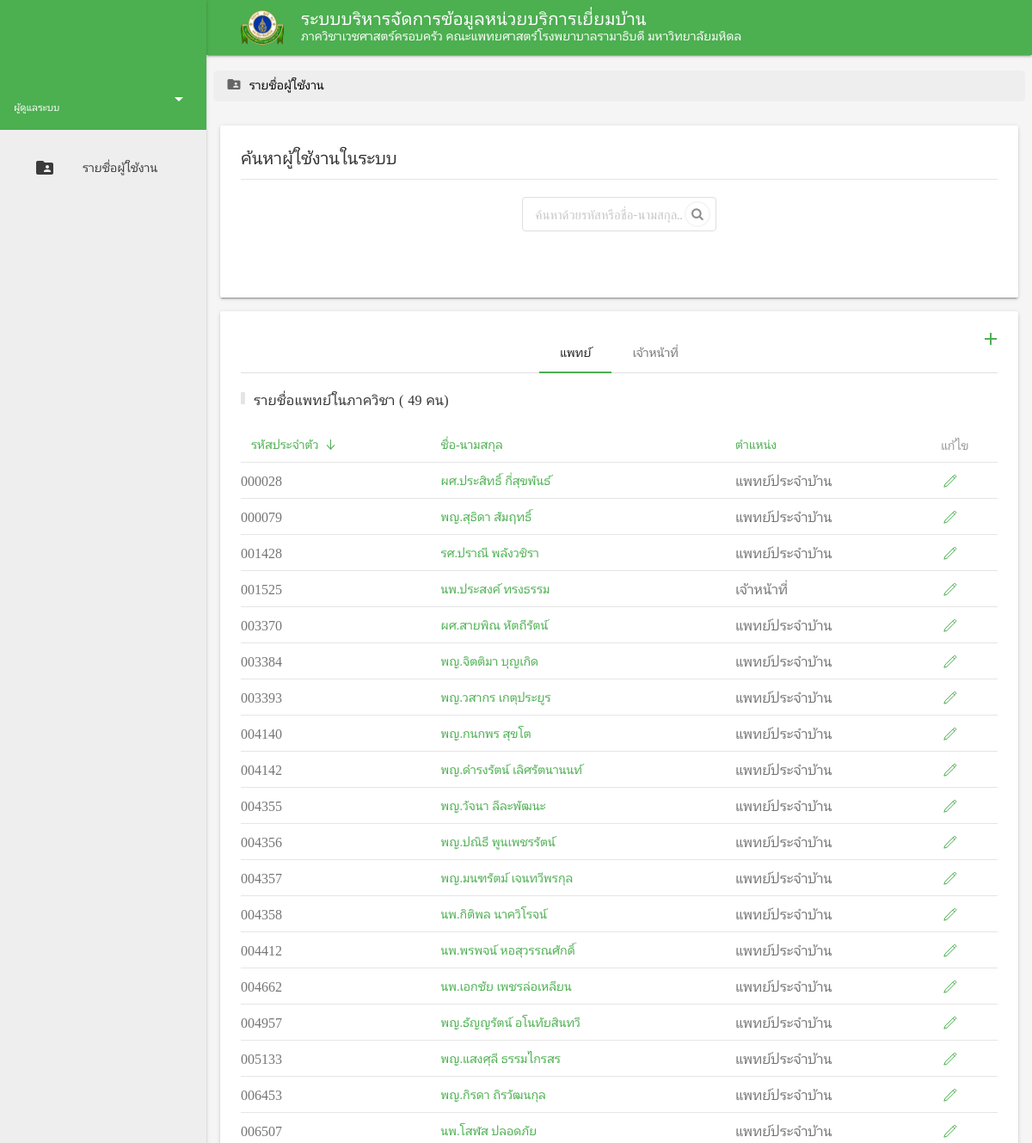
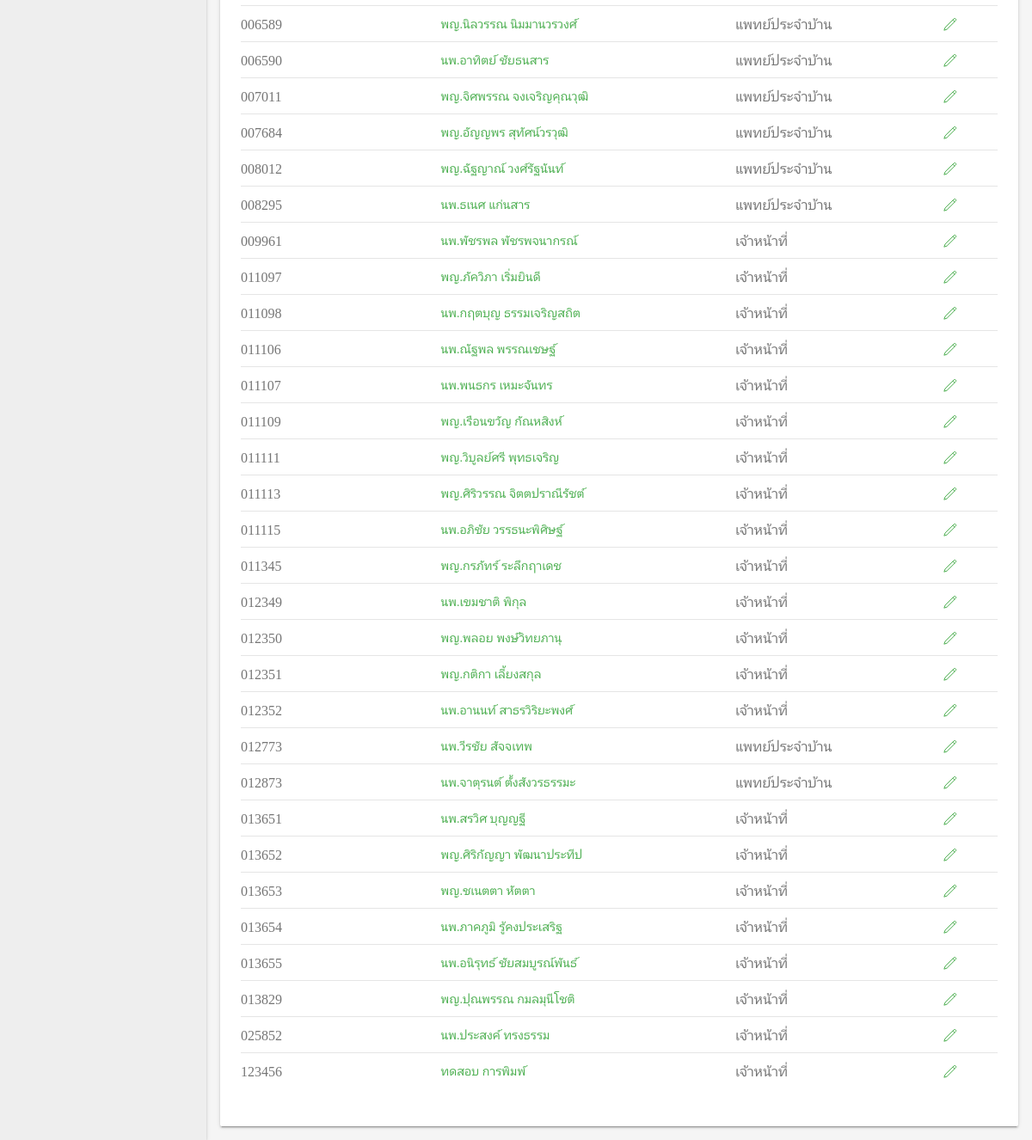
The app's page /admin.php, older data (2 pictures, top to bottom).
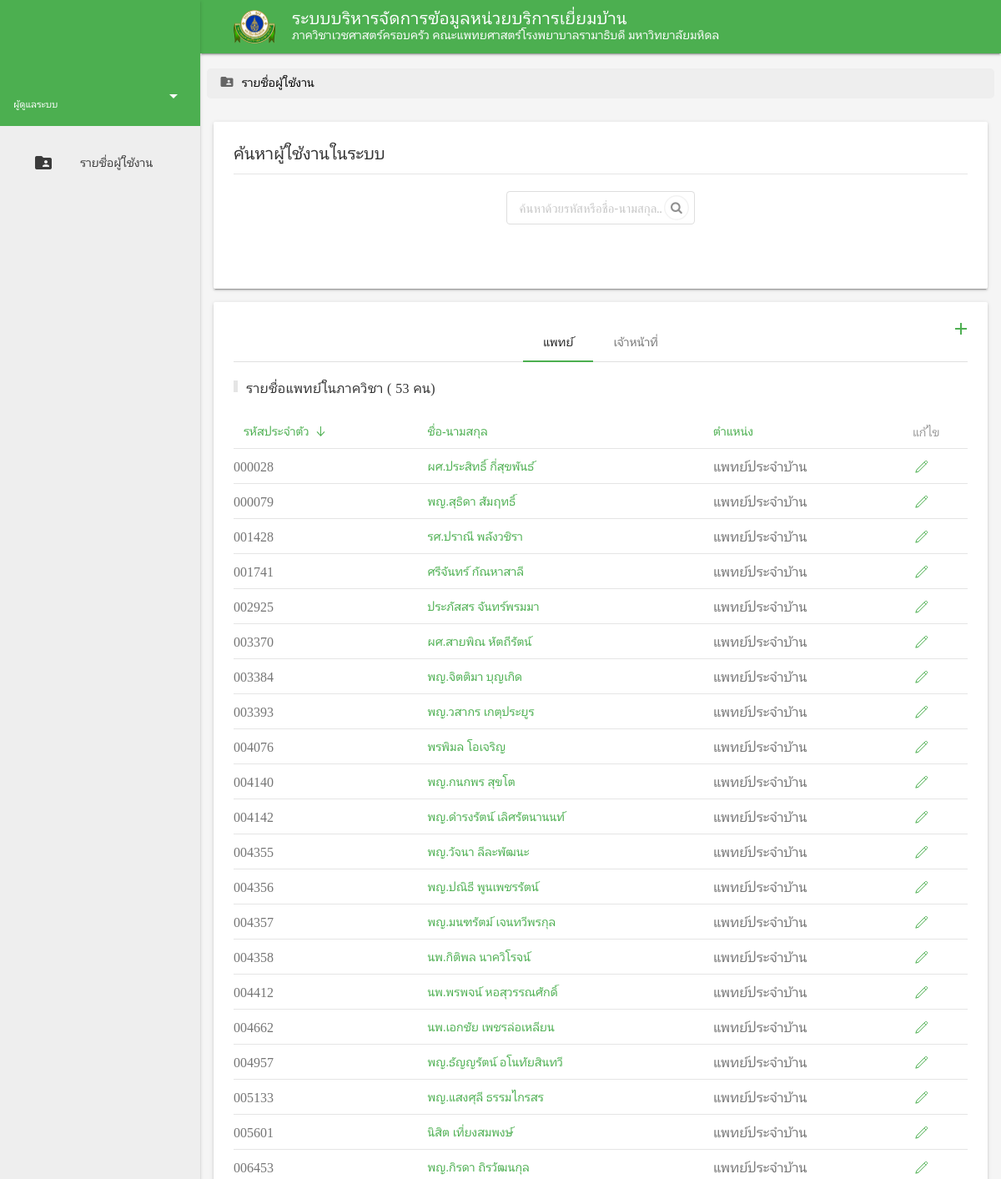
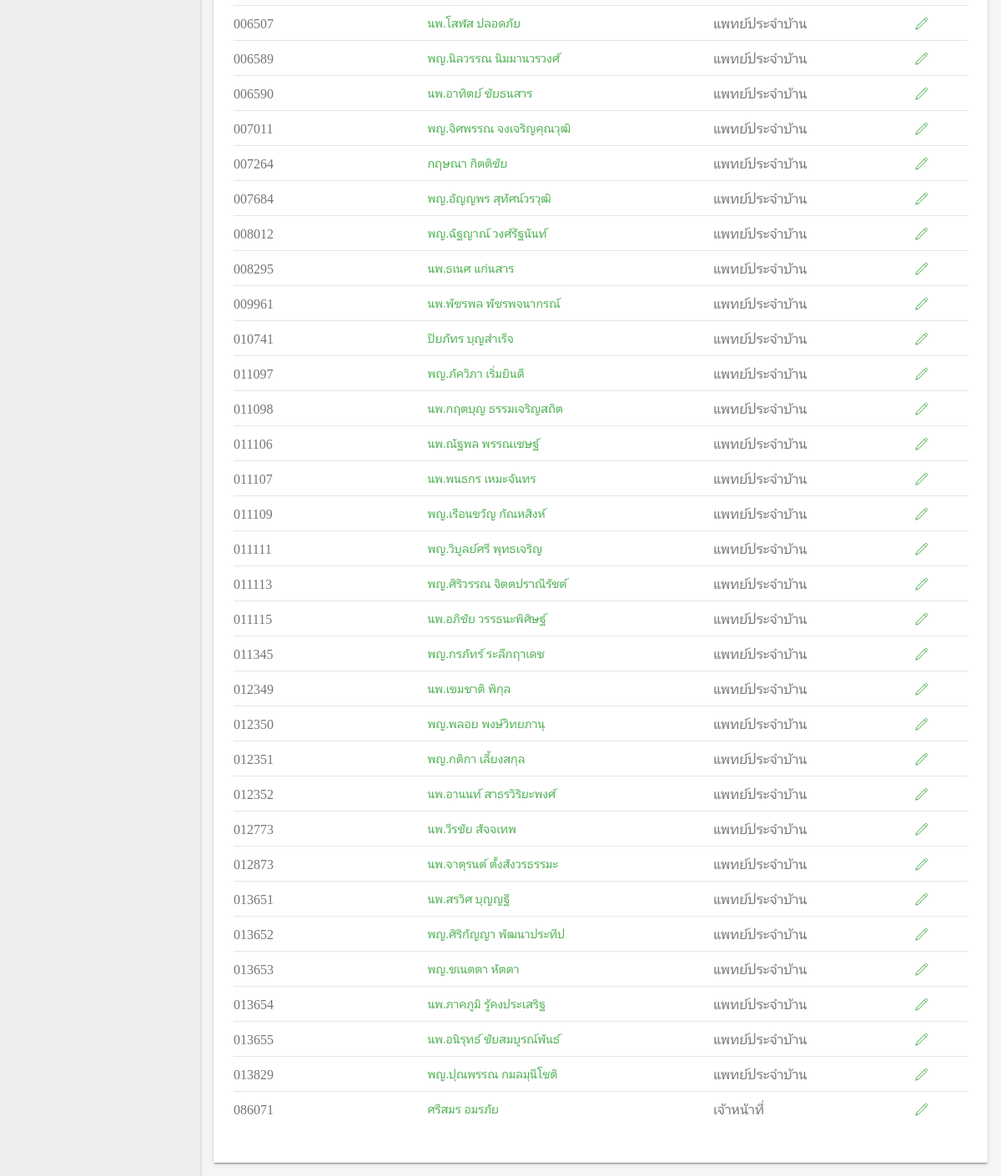
The same page, newer data (2 pictures, top to bottom).
### tables this page shows
CREATE TABLE `tbuser` (
  `user` varchar(10) NOT NULL,
  `f_user` varchar(50) NOT NULL,
  `l_user` varchar(50) NOT NULL,
  `passwd` varchar(40) NOT NULL DEFAULT '',
  `id_position` varchar(2) NOT NULL,
  `question` int(1) NOT NULL,
  `answer` varchar(25) NOT NULL,
  `photo` varchar(250) NOT NULL
);

### id_position.php (called while the page is built)
<?php
    switch($row["id_position"])
    {
        case 0: $row["id_position"] = "ผู้ดูแลระบบ"; break;
        case 1: $row["id_position"] = "แพทย์ประจำบ้าน"; break;
        case 2: $row["id_position"] = "เจ้าหน้าที่"; break;
    }
?>

### admin.php (the view, shortened to what the changed rows need)
<!DOCTYPE html>
<html>
    <head>
    </head>
    <body>
        <div class="demo-layout mdl-layout mdl-js-layout mdl-layout--fixed-drawer mdl-layout--fixed-header">
                <main class="mdl-layout__content mdl-color--grey-100">
                    <div class="mdl-grid demo-content">
                        <div class="demo-updates mdl-card mdl-shadow--2dp mdl-cell--12-col mdl-cell mdl-cell--12-col-tablet mdl-cell--12-col-desktop">
                            <div class="mdl-card__supporting-text mdl-cell mdl-cell--12-col">
                                <div class="mdl-tabs mdl-js-tabs mdl-js-ripple-effect">
                                    <div class="mdl-tabs__panel is-active" id="doctor-panel">
                                        <?php
                                        $doctor_data = mysql_query(" SELECT * FROM tbuser
                                                    WHERE id_position BETWEEN 1 AND 2
                                                    ORDER BY user ASC");
                                        $doctor_count = mysql_num_rows($doctor_data);
                                    ?>
                                            <h5 class="uk-margin-top uk-heading-bullet">รายชื่อแพทย์ในภาควิชา (
                                        <?php echo "$doctor_count" ?> คน)</h5>
                                            <table class="uk-table uk-table-responsive uk-table-divider uk-table-hover uk-table-justify uk-table-middle uk-table-small">
                                                <thead>
                                                    <tr>
                                                        <th class="uk-table-link"><a href="#" class="uk-button-text text-green">รหัสประจำตัว <span uk-icon="icon: arrow-down"></span></a></th>
                                                        <th class="uk-table-link"><a href="#" class="uk-button-text">ชื่อ-นามสกุล</a></th>
                                                        <th class="uk-table-link"><a href="#" class="uk-button-text">ตำแหน่ง</a></th>
                                                        <th>แก้ไข</th>
                                                    </tr>
                                                </thead>
                                                <tbody>
                                                    <?php
                                                while($row = mysql_fetch_array($doctor_data)) {
                                                    include 'id_position.php';
                                            ?>
                                                        <tr>
                                                            <td>
                                                                <?php echo $row['user'] ?>
                                                            </td>
                                                            <td>
                                                                <a href="#" class="uk-button uk-button-text text-green">
                                                                    <?php echo $row['f_user']." ".$row['l_user'] ?>
                                                                </a>
                                                            </td>
                                                            <td>
                                                                <?php echo $row['id_position'] ?>
                                                            </td>
                                                            <td>
                                                                <a href="<?php echo 'admin_edit.php?myuser='.$row['user'] ?>" class="uk-button uk-button-text text-green"><span uk-icon="icon: pencil"></span></a>
                                                            </td>
                                                        </tr>
                                                        <?php } ?>
                                                </tbody>
                                            </table>
                                    </div>
                                        <?php
                                        $staff_data = mysql_query("
                                            SELECT * FROM tbuser
                                            WHERE NOT id_position BETWEEN 1 AND 2
                                            ORDER BY user ASC
                                        ");
                                    ?>
                                                    <?php
                                                    while($row = mysql_fetch_array($staff_data)) {
                                                        include 'id_position.php';
                                                ?>
                                                        <?php } ?>
                                </div>
                            </div>
                        </div>
                    </div>
                </main>
        </div>
    </body>
</html>

Row changes from the older to the newer data that the page shows:
removed tbuser: user "001525", f_user "นพ.ประสงค์", l_user "ทรงธรรม", id_position "เจ้าหน้าที่"
removed tbuser: user "025852", f_user "นพ.ประสงค์", l_user "ทรงธรรม", id_position "เจ้าหน้าที่"
removed tbuser: user "123456", f_user "ทดสอบ", l_user "การพิมพ์", id_position "เจ้าหน้าที่"
now on this page (row edited): tbuser: user "001741", f_user "ศรีจันทร์", l_user "กัณหาสาลี", id_position "แพทย์ประจำบ้าน"
now on this page (row edited): tbuser: user "002925", f_user "ประภัสสร", l_user "จันทร์พรมมา", id_position "แพทย์ประจำบ้าน"
now on this page (row edited): tbuser: user "004076", f_user "พรพิมล", l_user "โอเจริญ", id_position "แพทย์ประจำบ้าน"
now on this page (row edited): tbuser: user "005601", f_user "นิสิต", l_user "เที่ยงสมพงษ์", id_position "แพทย์ประจำบ้าน"
now on this page (row edited): tbuser: user "007264", f_user "กฤษณา", l_user "กิตติชัย", id_position "แพทย์ประจำบ้าน"
changed tbuser "นพ.พัชรพล": id_position "เจ้าหน้าที่" → "แพทย์ประจำบ้าน"
now on this page (row edited): tbuser: user "010741", f_user "ปิยภัทร", l_user "บุญสำเร็จ", id_position "แพทย์ประจำบ้าน"
changed tbuser "พญ.ภัควิภา": id_position "เจ้าหน้าที่" → "แพทย์ประจำบ้าน"
changed tbuser "นพ.กฤตบุญ": id_position "เจ้าหน้าที่" → "แพทย์ประจำบ้าน"
changed tbuser "นพ.ณัฐพล": id_position "เจ้าหน้าที่" → "แพทย์ประจำบ้าน"
changed tbuser "นพ.พนธกร": id_position "เจ้าหน้าที่" → "แพทย์ประจำบ้าน"
changed tbuser "พญ.เรือนขวัญ": id_position "เจ้าหน้าที่" → "แพทย์ประจำบ้าน"
changed tbuser "พญ.วิบูลย์ศรี": id_position "เจ้าหน้าที่" → "แพทย์ประจำบ้าน"
changed tbuser "พญ.ศิริวรรณ": id_position "เจ้าหน้าที่" → "แพทย์ประจำบ้าน"
changed tbuser "นพ.อภิชัย": id_position "เจ้าหน้าที่" → "แพทย์ประจำบ้าน"
changed tbuser "พญ.กรภัทร์": id_position "เจ้าหน้าที่" → "แพทย์ประจำบ้าน"
changed tbuser "นพ.เขมชาติ": id_position "เจ้าหน้าที่" → "แพทย์ประจำบ้าน"
changed tbuser "พญ.พลอย": id_position "เจ้าหน้าที่" → "แพทย์ประจำบ้าน"
changed tbuser "พญ.กติกา": id_position "เจ้าหน้าที่" → "แพทย์ประจำบ้าน"
changed tbuser "นพ.อานนท์": id_position "เจ้าหน้าที่" → "แพทย์ประจำบ้าน"
changed tbuser "นพ.สรวิศ": id_position "เจ้าหน้าที่" → "แพทย์ประจำบ้าน"
changed tbuser "พญ.ศิริกัญญา": id_position "เจ้าหน้าที่" → "แพทย์ประจำบ้าน"
changed tbuser "พญ.ชเนตตา": id_position "เจ้าหน้าที่" → "แพทย์ประจำบ้าน"
changed tbuser "นพ.ภาคภูมิ": id_position "เจ้าหน้าที่" → "แพทย์ประจำบ้าน"
changed tbuser "นพ.อนิรุทธ์": id_position "เจ้าหน้าที่" → "แพทย์ประจำบ้าน"
changed tbuser "พญ.ปุณพรรณ": id_position "เจ้าหน้าที่" → "แพทย์ประจำบ้าน"
added tbuser: user "086071", f_user "ศรีสมร", l_user "อมรภัย", id_position "เจ้าหน้าที่"
Text that changed along with them:
$doctor_count: "49" → "53"
